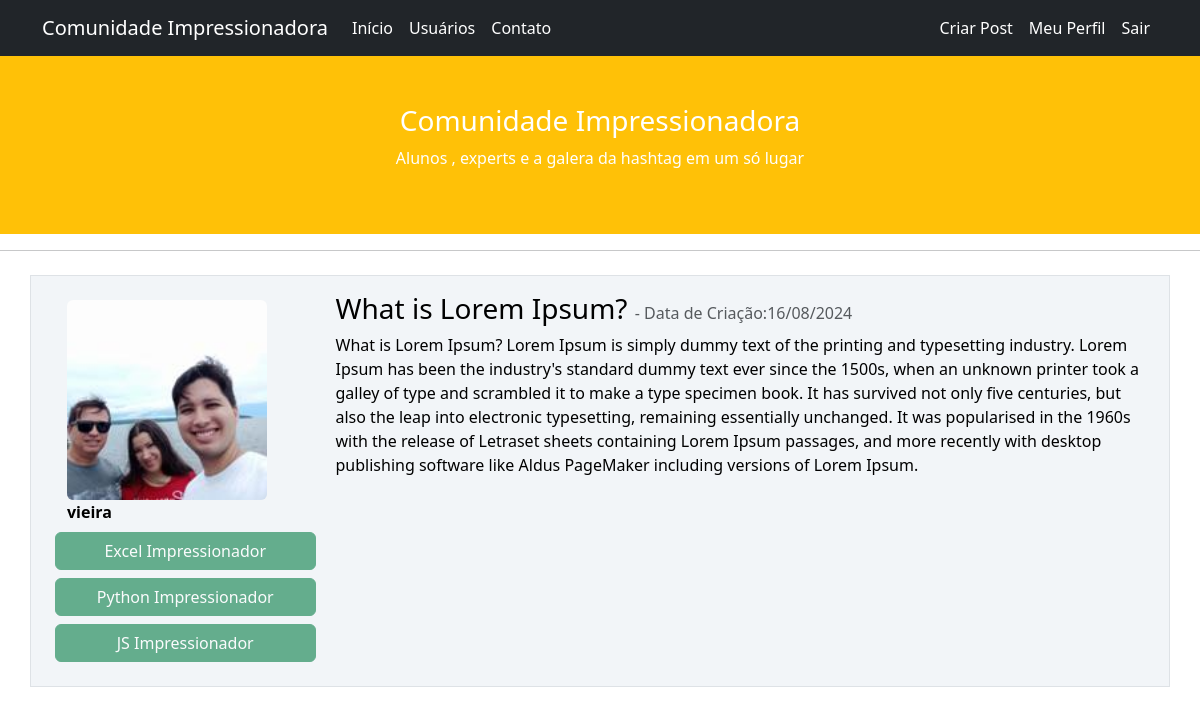
/post/4 (signed in), run on the app's committed database.
### comunidadeimpressionadora/models.py (models this page shows)
class Usuarios(database.Model, UserMixin):
    id = database.Column(database.Integer, primary_key=True)
    username = database.Column(database.String, nullable=False)
    email = database.Column(database.String, nullable=False, unique=True)
    senha = database.Column(database.String(80), nullable=False)
    foto_perfil = database.Column(database.String, default='default.jpg')
    posts = database.relationship('Post', backref='autor', lazy=True)
    cursos = database.Column(database.String, nullable=False, default='Não Informado')

class Post(database.Model):
     id = database.Column(database.Integer, primary_key=True)
     titulo =  database.Column(database.String, nullable=False)
     corpo =  database.Column(database.Text, nullable=False)
     data_criacao =  database.Column(database.DateTime, nullable=False, default=datetime.now)
     id_usuario = database.Column(database.Integer,
                                  database.ForeignKey('usuarios.id'),
                                  nullable=False)#relacao desta tabela com de Usuario

### comunidadeimpressionadora/routes.py (the view)
@app.route('/post/<post_id>', methods=['GET', 'POST'] )
@login_required  #so permite acessar o post se estiver logado
def exibir_post(post_id):
    post = Post.query.get(post_id)
    if current_user == post.autor: # se o usuario atual, for igual ao autor do post
        form =  FormCriarPost()# exibe um formulario
        if request.method == 'GET': #logica que preenche form automaticamente
            form.titulo.data = post.titulo #está pegando o valor do título de um objeto post e atribuindo-o ao campo titulo do formulário form.
            form.corpo.data = post.corpo
        elif form.validate_on_submit():
            post.titulo = form.titulo.data
            post.corpo = form.corpo.data
            database.session.commit()
            flash('Post atualizado com sucesso', 'alert-success')
            return redirect(url_for('home'))
    else:
        form = None  #vazio
    return render_template('post.html', post=post, form=form)

### comunidadeimpressionadora/models.py (called while the page is built)
@login_manager.user_loader
def load_usuarios(id_usuarios):
    return Usuarios.query.get(int(id_usuarios))

### comunidadeimpressionadora/templates/post.html (shortened to what this page needs)
{% extends 'base.html' %}
{% block body %}
<div class="container mt-3">
     <div class="row  border mt-4 p-3 meupost">
        <div class="col col-3  ">
              <div class="image p-2">
                  <img src="{{ url_for('static', filename='fotos_perfil/{}'.format(post.autor.foto_perfil)) }}" class="rounded" width="200" >
                    <strong>{{ post.autor.username }}</strong>
                  <div class="row justify-content-center">
                        {% for curso in post.autor.cursos.split(';') %}
                             <button type="button" class="btn btn-success mt-2 btn-block" disabled>{{ curso }}</button>
                        {% endfor %}
                </div>
              </div>
        </div>
        <div class="col col-9" >
            <h3>{{ post.titulo }}
                  <small class="text-muted fs-6"> - Data de Criação:{{ post.data_criacao.strftime('%d/%m/%Y') }}
                  </small>
           </h3>
            <p>{{ post.corpo }}</p>
        </div>
    </div>
</div>
{% endblock %}

### comunidadeimpressionadora/static/style.css (style rules this page uses)
.meupost { background: #f2f5f8 !important; color: #000 !important; }
.image img { width: 200px; height: 200px; object-fit: cover; }

### data on the page
Usuarios: foto_perfil (picture), autor.username "vieira"
Post: titulo "What is Lorem Ipsum?", data_criacao "16/08/2024", corpo "What is Lorem Ipsum? Lorem Ipsum is simply dummy text of the printing and typesetting industry. Lorem Ipsum has been the industry's standard dummy text ever since the 1500s, when an unknown printer took a galley of type and scrambled it to make a type specimen book. It has survived not only five centuries, but also the leap into electronic typesetting, remaining essentially unchanged. It was popularised in the 1960s with the release of Letraset sheets containing Lorem Ipsum passages, and more recently with desktop publishing software like Aldus PageMaker including versions of Lorem Ipsum."

### other printed values
{{ curso }} "Excel Impressionador" "Python Impressionador" "JS Impressionador"
